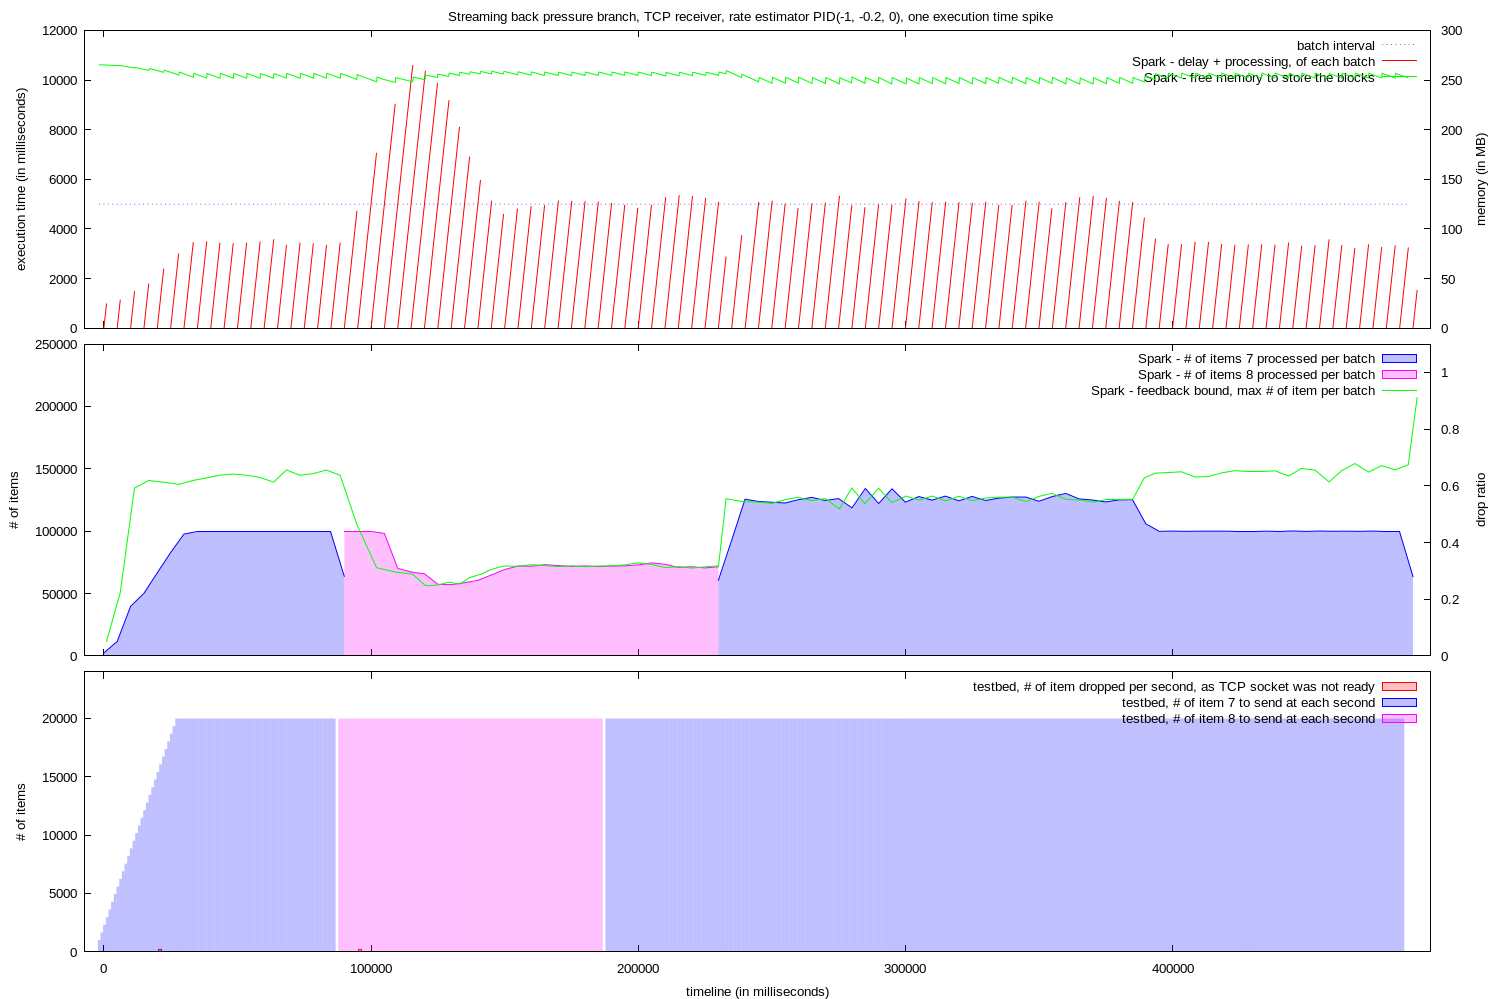

The gnuplot source for this figure:

set y2range [0:]
set y2tics
set yrange [0:]
set lmargin 12
set rmargin 10
set datafile missing "?"
set style fill transparent solid 0.25

set style arrow 1 nohead ls 1
set ytics nomirror

set terminal pngcairo dashed enhanced font "arial,10" fontscale 1.0 size 1500,999

set output "graph.png"

set multiplot layout 3, 1 title "Streaming back pressure branch, TCP receiver, rate estimator PID(-1, -0.2, 0), one execution time spike"

set xrange [ -7248 : 496525 ]
set xtics format " "
set bmargin 1
set ylabel "execution time (in milliseconds)"
set y2label "memory (in MB)"

plot "memory.log" using 1:(5000) with line lt 0 lc 3 title "batch interval", \
  "execution.log" using 2:(0):($1-$2):($1-$2) with vector title "Spark - delay + processing, of each batch" arrowstyle 1, \
  "memory.log" using 1:($2/1024) axes x1y2 with lines title "Spark - free memory to store the blocks" lt 1 lc 2
 


set tmargin 0
set ylabel "# of items"
set y2label "drop ratio"
set y2range [ 0 : 1.1 ]


plot "execution_0.log" using 2:($3) with filledcurve x1 title "Spark - # of items 7 processed per batch" lt 1 lc 3, \
"execution_0.log" using 2:($4) with filledcurve x1 title "Spark - # of items 8 processed per batch" lt 1 lc 4, \
  "feedback_0.log" using 1:($2 * 5) with lines title "Spark - feedback bound, max # of item per batch" lt 1 lc 2


set xlabel "timeline (in milliseconds)"


set xtics format "%.0f"
set bmargin 3
set ylabel "# of items"
unset y2label
unset y2tics
unset y2range


set yrange [ 0 : 24000 ]

set boxwidth 1000

plot "droppedValuesPerSecond.log" using 1:2 with boxes title "testbed, # of item dropped per second, as TCP socket was not ready" lt 1 lc 1, \
"tick.log" using 1:($2) with fillsteps title "testbed, # of item 7 to send at each second" lt 1 lc 3, \
"tick.log" using 1:($3) with fillsteps title "testbed, # of item 8 to send at each second" lt 1 lc 4
unset multiplot
